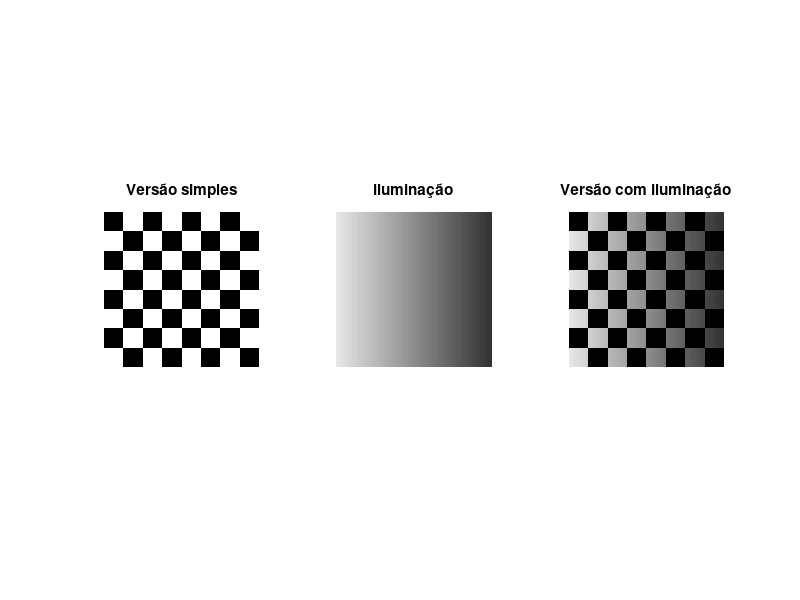

The MATLAB source for this figure:
%Imagem simulada de tabuleiro de xadrez - 1

%Criado por Maria Gama a 28/02/2021

P=zeros(64); %pretos
B=255*ones(64); %brancos
PB=[P B; B P];
X2=[PB PB; PB PB];
X=[ X2 X2; X2 X2];
X8=uint8(X);
subplot(1,3,1)
imshow(X8) %tabuleiro simples (8x8)
title("Versão simples")

%iluminação
vl=1:512; %vetor linha
vc=ones(512,1); %vetor coluna
ILa=mat2gray(vc*vl); %,matriz com a gradação das cores de 0 a 1

IL=0.9-0.7*ILa; %para variar de entre 0.9 e 0.2, da esq para a dir
subplot(1,3,2)
imshow(IL)
title("iluminação")

XF=X.*IL;
XF8=uint8(XF);
subplot(1,3,3)
imshow(XF8)
title("Versão com iluminação")